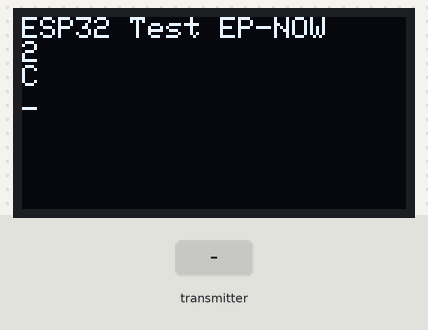
This program was run on a simulated ESP32. Shown: 128×64 one-colour display. Inputs (shaded band) come from the test bench. What the program prints to the serial monitor is not drawn.

Above: at 1.2 s.
1.3 s: the transmitter starts sending senderID = 0
At 2.9 s:
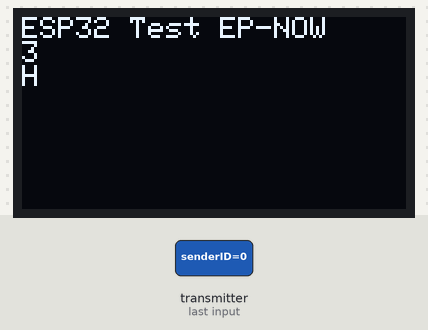
4.3 s: the transmitter starts sending letter = 0
At 5.7 s:
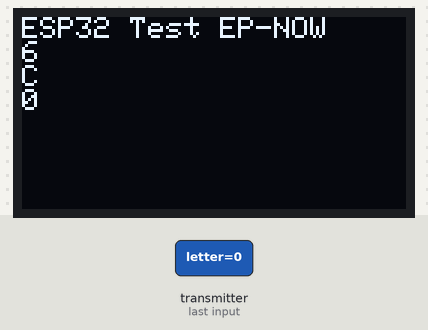
7.3 s: the transmitter starts sending letter = 1
At 9.1 s:
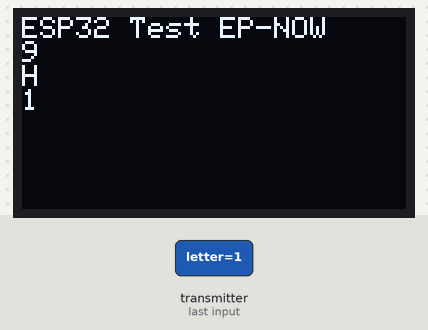
Timing chart, 0 to 10.6 s (numbered marks = the images above; inputs shaded):
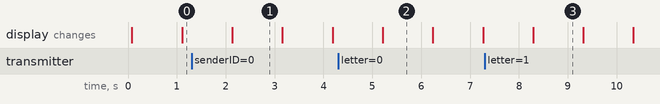

The program:

main.cpp
```cpp
#include <Wire.h>
#include <Adafruit_GFX.h>
#include <Adafruit_SSD1306.h>
#include <WiFi.h>
#include <esp_now.h>

#define SCREEN_WIDTH 128
#define SCREEN_HEIGHT 64
#define OLED_RESET -1
#define SCREEN_ADDRESS 0x3C  // Indirizzo I2C più comune per SSD1306
// --- CONFIGURAZIONE ID --- //


#define DEVICE_ID 1  // Cambiare 1..8 per ogni ESP32

Adafruit_SSD1306 display(SCREEN_WIDTH, SCREEN_HEIGHT, &Wire, OLED_RESET);

char localLetter0 = 'H'; // Lettera che questo dispositivo trasmetterà
char localLetter1 = 'C'; // Lettera che questo dispositivo trasmetterà
char receivedLetter = '_'; // Lettera che questo dispositivo trasmetterà

// --- STRUTTURA MESSAGGIO --- //
typedef struct {
  uint8_t senderID;
  char letter;
} LetterMessage;

LetterMessage msg;

esp_now_peer_info_t peerInfo;
//uint8_t broadcastAddress[] = {0xC4, 0xD8, 0xD5, 0x95, 0xEC, 0x38};
// C4:D8:D5:95:EC:38 <-- 2
uint8_t broadcastAddress[] = {0xFF, 0xFF, 0xFF, 0xFF, 0xFF, 0xFF};

// Invio broadcast
void broadcastLetter(int idx) {
  msg.senderID = DEVICE_ID;
  msg.letter = idx % 2 ? localLetter0 : localLetter1;
  //uint8_t broadcastAddr[] = {0xFF, 0xFF, 0xFF, 0xFF, 0xFF, 0xFF};
  //esp_err_t result = esp_now_send(broadcastAddr, (uint8_t *)&msg, sizeof(msg));

  esp_err_t result = esp_now_send(broadcastAddress, (uint8_t *) &msg, sizeof(msg));

  if (result == ESP_OK) {
    Serial.println("Sent with success");
  }
  else {
    Serial.println("Error sending the data");
  }

  Serial.println("Broadcasted....");
}

// Callback ricezione
void OnDataRecv(const uint8_t * mac, const uint8_t *incomingData, int len) {
  Serial.println("New message received....");

  LetterMessage received;
  memcpy(&received, incomingData, sizeof(received));
  Serial.println(received.letter);
  receivedLetter = received.letter;
}

void setupESPNow() {
  WiFi.mode(WIFI_STA);
  if (esp_now_init() != ESP_OK) {
    Serial.println("Errore inizializzazione ESP-NOW");
    return;
  }
  esp_now_register_recv_cb(OnDataRecv);
}


void setup() {
  Wire.begin(18, 19);  // SDA = 21, SCL = 22
  Serial.begin(115200);

  setupESPNow();

  //Register peer
  memcpy(peerInfo.peer_addr, broadcastAddress, 6);
  peerInfo.channel = 0;
  peerInfo.encrypt = false;

  //Add peer
  if (esp_now_add_peer(&peerInfo) != ESP_OK){
    Serial.println("Failed to add peer");
    return;
  }


  if (!display.begin(SSD1306_SWITCHCAPVCC, SCREEN_ADDRESS)) {
    Serial.println(F("SSD1306 non trovato!"));
    while (true)
      ;
  }

  display.clearDisplay();
  display.setTextSize(1);
  display.setTextColor(SSD1306_WHITE);
  display.setCursor(0, 0);
  display.println("ESP32 Test EP-NOW");
  display.display();
}

int i = 0;
void loop() {
  // Niente da fare qui per ora
  Serial.println(i++);
  i = i > 255 ? 0 : i;

  broadcastLetter(i); // invia la propria lettera


  display.clearDisplay();
  display.setCursor(0, 0);
  display.println("ESP32 Test EP-NOW");
  display.println(i);
  display.println(i % 2 ? localLetter0 : localLetter1);
  display.println(receivedLetter);

  display.display();
  delay(1000);
}
```

Measured:
- after the input at 1.3 s, the display: changes after 0.83 s (image 1)
- what the display in image 1 shows lasts 1.1 s, from 2.1 s to 3.2 s
